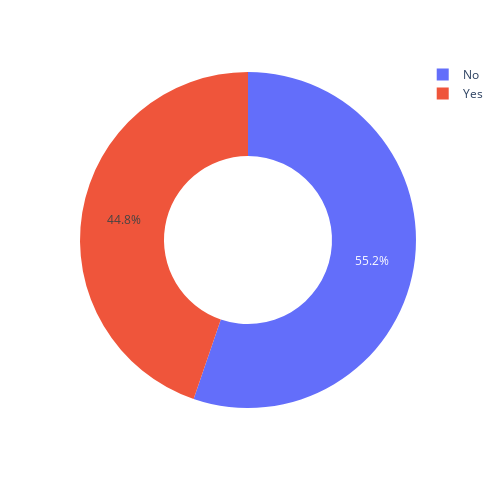

Write notebook code for a chart like this one.
### Code cell
pie = data.Discount.value_counts()
fig = px.pie(data_frame=pie,
             values=pie.values,
             names=pie.index,
             width=500, height=500, hole=0.5)
fig.show()

### Figure 1 — Plotly figure (JSON) as saved in the notebook; plotly's stock layout.template omitted (floating-point values rounded to 4 significant figures)
{"data": [{"domain": {"x": [0, 1], "y": [0, 1]}, "hole": 0.5, "hovertemplate": "index=%{label}<br>value=%{value}<extra></extra>", "labels": ["No", "Yes"], "legendgroup": "", "name": "", "showlegend": true, "type": "pie", "values": [104051, 84289]}], "layout": {"height": 500, "legend": {"tracegroupgap": 0}, "margin": {"t": 60}, "width": 500}}
